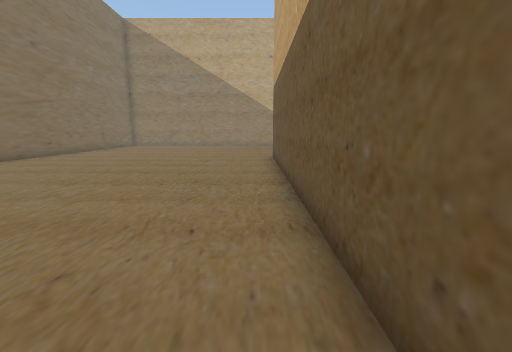
View 1 (above)

21 first-person views from a walk through a 3-D level made in the Unity game engine. The camera is 1.3 m above the floor, tilts 10° down and sees 90° across. The floor is counted in squares, 1 m on a side. Each view is taken from the middle of a square. On the plan, view 1 faces up. The plan holds only what a view shows up to about 13 squares ahead; the rest is blank. The place goes on beyond the plan.

View 2
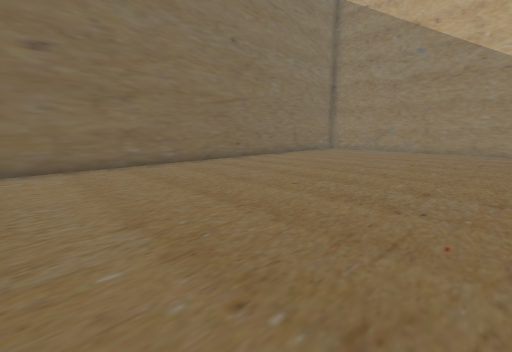

View 3
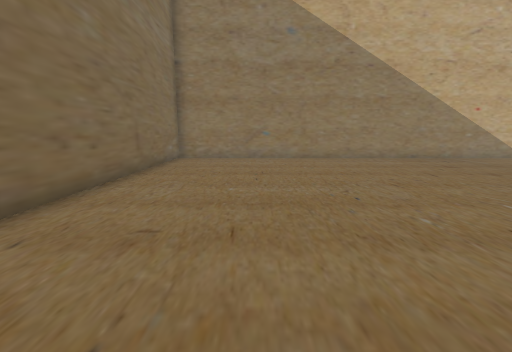

View 4
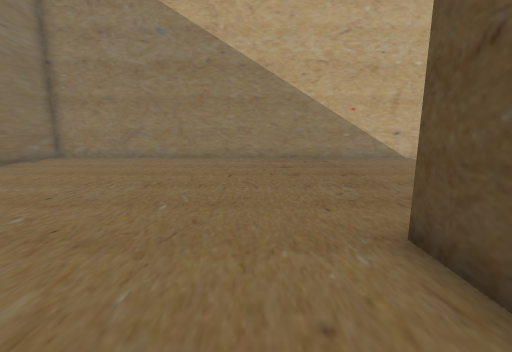

View 5
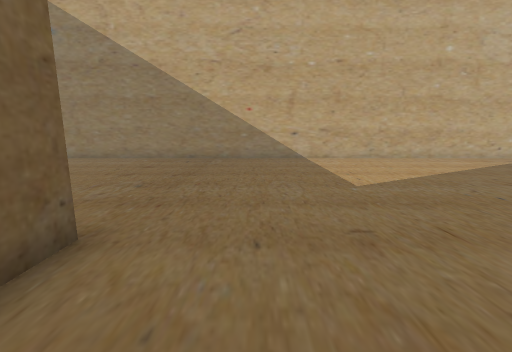

View 6
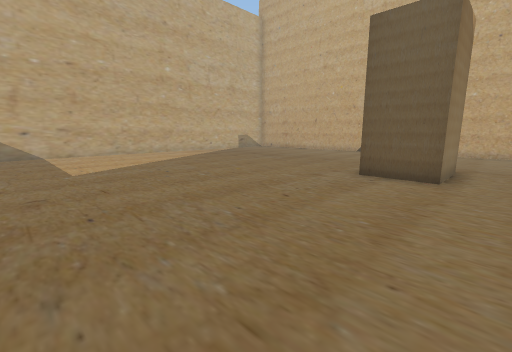

View 7
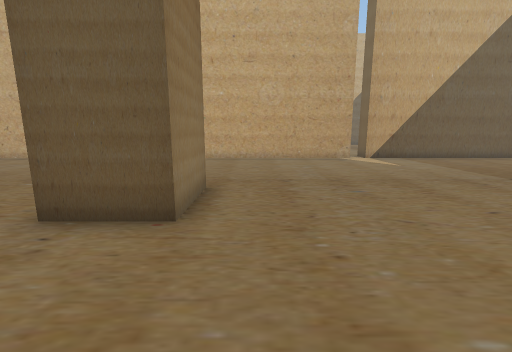

View 8
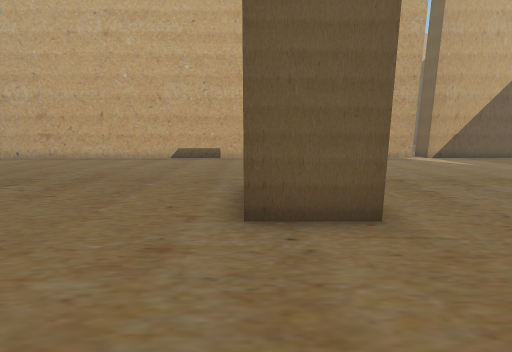

View 9
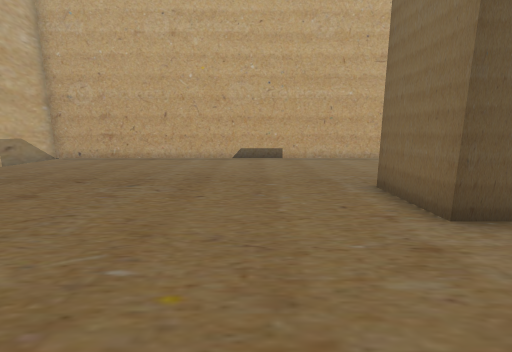

View 10
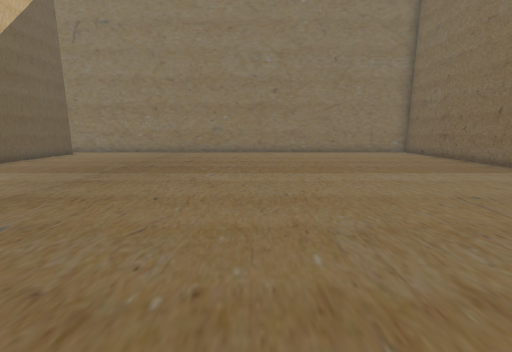

View 11
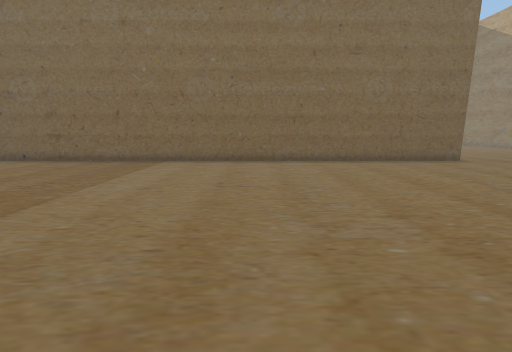

View 12
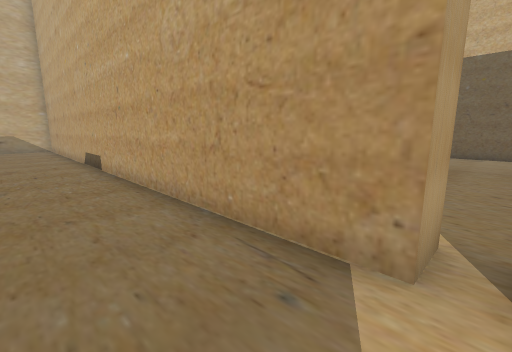

View 13
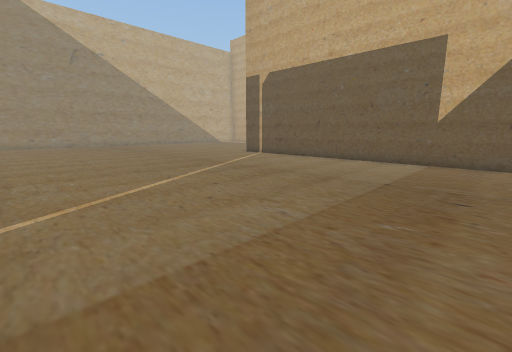

View 14
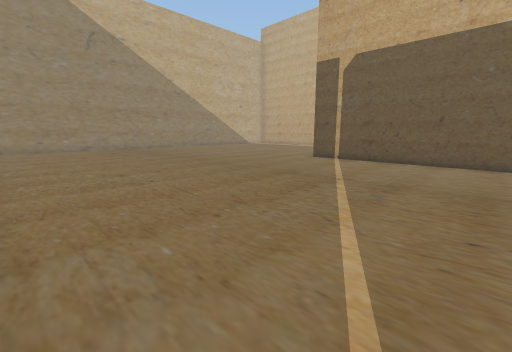

View 15
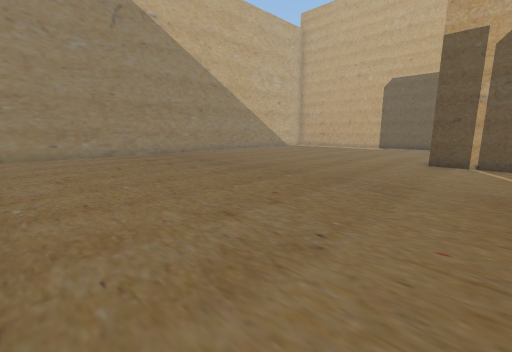

View 16
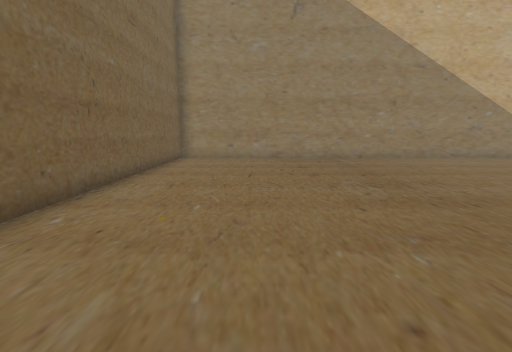

View 17
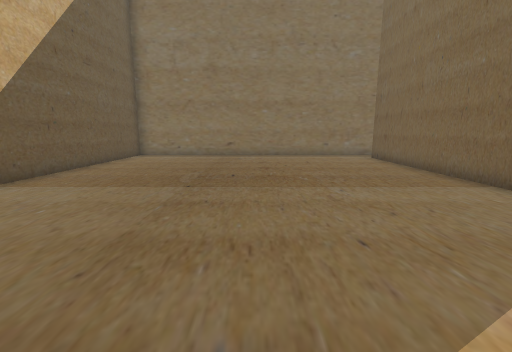

View 18
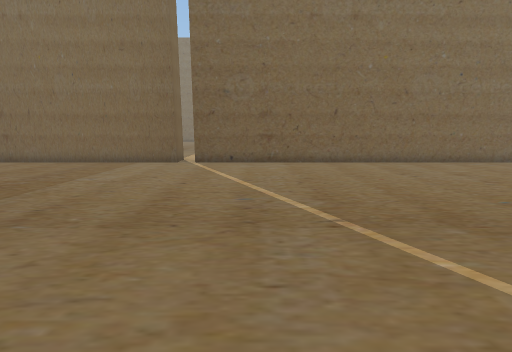

View 19
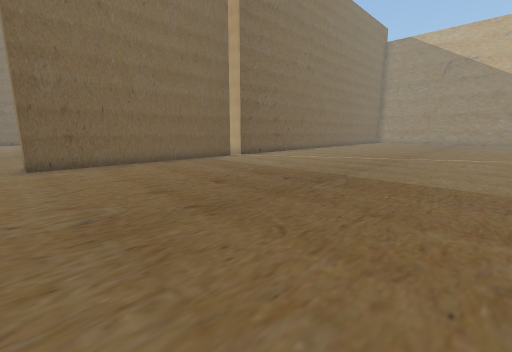

View 20
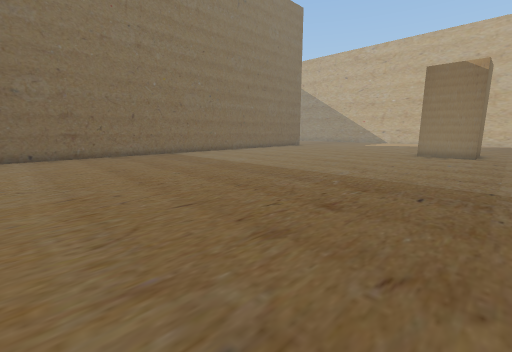

View 21
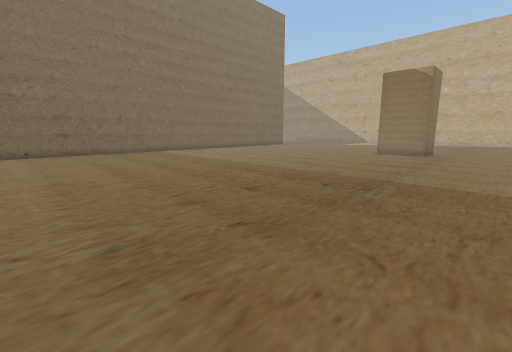

### Floor plan
Points are (right, up) in squares from view 1. A wall is a line through its corners. A room is listed if a view was taken in it or the views show most of it. See-through windows are left out.
Room 1 (views 1, 2, 3, 4, 5, 6, 7, 8, 9, 10, 11, 12, 20, 21)
walls: (1.8, 13) (1.8, -7.2); (12.6, 8.2) (12.6, 10.2) (14.9, 10.2) (14.9, 8.2) (12.6, 8.2); (0.8, 0.6) (0.8, 13); (21.4, 2.5) (21.4, 22.7) (18.6, 22.7); (16.8, 22.7) (-10.8, 22.7) (-10.8, 4.9); (21.4, -5.4) (21.4, 1.7)
ways out: opening at (21.5, -7) to room 2; gap at (22, 2) to room 2
Room 2 (views 13, 14, 15, 16, 17, 18, 19)
walls: (22.4, 1.7) (22.4, -6.5) (21.4, -6.5); (34.3, -7.2) (34.3, 10.2); (35.5, 22.7) (22.4, 22.7) (22.4, 2.5)
ways out: opening at (21.5, -7) to room 1; gap at (22, 2) to room 1

Where each view was taken, in squares from view 1:
view 1: 0 up, 0 right, facing up
view 2: 5 up, 1 left, facing up-left
view 3: 10 up, 7 left, facing up
view 4: 10 up, 1 left, facing up
view 5: 10 up, 4 right, facing up
view 6: 7 up, 5 right, facing up-right
view 7: 7 up, 9 right, facing right
view 8: 10 up, 9 right, facing right
view 9: 13 up, 9 right, facing right
view 10: 8 up, 11 right, facing down
view 11: 4 up, 13 right, facing left
view 12: 2 up, 19 right, facing up-right
view 13: 2 down, 23 right, facing up-right
view 14: 3 up, 23 right, facing up-right
view 15: 8 up, 23 right, facing up-right
view 16: 10 up, 26 right, facing up
view 17: 6 up, 28 right, facing down
view 18: 5 up, 33 right, facing left
view 19: 7 down, 33 right, facing up-left
view 20: 7 down, 16 right, facing up-left
view 21: 7 down, 18 right, facing up-left
